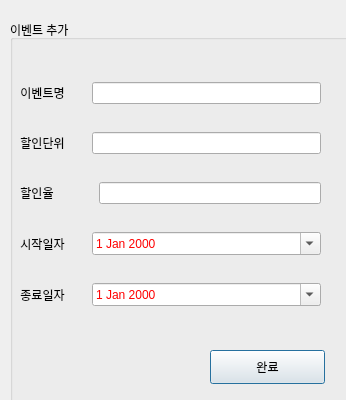
<?xml version="1.0" encoding="UTF-8"?>
<ui version="4.0">
 <class>Dialog</class>
 <widget class="QDialog" name="Dialog">
  <property name="geometry">
   <rect>
    <x>0</x>
    <y>0</y>
    <width>346</width>
    <height>400</height>
   </rect>
  </property>
  <property name="windowTitle">
   <string>Dialog</string>
  </property>
  <widget class="QGroupBox" name="groupBox_8">
   <property name="geometry">
    <rect>
     <x>10</x>
     <y>20</y>
     <width>550</width>
     <height>450</height>
    </rect>
   </property>
   <property name="palette">
    <palette>
     <active>
      <colorrole role="Text">
       <brush brushstyle="SolidPattern">
        <color alpha="255">
         <red>255</red>
         <green>0</green>
         <blue>0</blue>
        </color>
       </brush>
      </colorrole>
     </active>
     <inactive>
      <colorrole role="Text">
       <brush brushstyle="SolidPattern">
        <color alpha="255">
         <red>255</red>
         <green>0</green>
         <blue>0</blue>
        </color>
       </brush>
      </colorrole>
     </inactive>
     <disabled>
      <colorrole role="Text">
       <brush brushstyle="SolidPattern">
        <color alpha="255">
         <red>120</red>
         <green>120</green>
         <blue>120</blue>
        </color>
       </brush>
      </colorrole>
     </disabled>
    </palette>
   </property>
   <property name="title">
    <string>이벤트 추가</string>
   </property>
   <property name="flat">
    <bool>true</bool>
   </property>
   <widget class="QPushButton" name="pushButton_21">
    <property name="geometry">
     <rect>
      <x>200</x>
      <y>330</y>
      <width>115</width>
      <height>34</height>
     </rect>
    </property>
    <property name="text">
     <string>완료</string>
    </property>
   </widget>
   <widget class="QWidget" name="layoutWidget">
    <property name="geometry">
     <rect>
      <x>10</x>
      <y>40</y>
      <width>301</width>
      <height>271</height>
     </rect>
    </property>
    <layout class="QVBoxLayout" name="verticalLayout_13">
     <item>
      <layout class="QHBoxLayout" name="horizontalLayout_5">
       <property name="spacing">
        <number>27</number>
       </property>
       <property name="rightMargin">
        <number>0</number>
       </property>
       <item>
        <widget class="QLabel" name="label_16">
         <property name="enabled">
          <bool>true</bool>
         </property>
         <property name="text">
          <string>이벤트명</string>
         </property>
         <property name="scaledContents">
          <bool>false</bool>
         </property>
         <property name="alignment">
          <set>Qt::AlignCenter</set>
         </property>
        </widget>
       </item>
       <item>
        <widget class="QLineEdit" name="lineEdit_6">
         <property name="enabled">
          <bool>true</bool>
         </property>
         <property name="palette">
          <palette>
           <active>
            <colorrole role="Text">
             <brush brushstyle="SolidPattern">
              <color alpha="255">
               <red>0</red>
               <green>0</green>
               <blue>0</blue>
              </color>
             </brush>
            </colorrole>
           </active>
           <inactive>
            <colorrole role="Text">
             <brush brushstyle="SolidPattern">
              <color alpha="255">
               <red>0</red>
               <green>0</green>
               <blue>0</blue>
              </color>
             </brush>
            </colorrole>
           </inactive>
           <disabled>
            <colorrole role="Text">
             <brush brushstyle="SolidPattern">
              <color alpha="255">
               <red>120</red>
               <green>120</green>
               <blue>120</blue>
              </color>
             </brush>
            </colorrole>
           </disabled>
          </palette>
         </property>
         <property name="autoFillBackground">
          <bool>false</bool>
         </property>
         <property name="text">
          <string/>
         </property>
         <property name="alignment">
          <set>Qt::AlignCenter</set>
         </property>
         <property name="readOnly">
          <bool>false</bool>
         </property>
        </widget>
       </item>
      </layout>
     </item>
     <item>
      <layout class="QHBoxLayout" name="horizontalLayout_6">
       <property name="spacing">
        <number>27</number>
       </property>
       <item>
        <widget class="QLabel" name="label_17">
         <property name="enabled">
          <bool>true</bool>
         </property>
         <property name="text">
          <string>할인단위</string>
         </property>
         <property name="alignment">
          <set>Qt::AlignCenter</set>
         </property>
        </widget>
       </item>
       <item>
        <widget class="QLineEdit" name="lineEdit_7">
         <property name="enabled">
          <bool>true</bool>
         </property>
         <property name="autoFillBackground">
          <bool>false</bool>
         </property>
         <property name="text">
          <string/>
         </property>
         <property name="alignment">
          <set>Qt::AlignCenter</set>
         </property>
         <property name="readOnly">
          <bool>false</bool>
         </property>
        </widget>
       </item>
      </layout>
     </item>
     <item>
      <layout class="QHBoxLayout" name="horizontalLayout_7">
       <property name="spacing">
        <number>45</number>
       </property>
       <item>
        <widget class="QLabel" name="label_18">
         <property name="enabled">
          <bool>true</bool>
         </property>
         <property name="text">
          <string>할인율</string>
         </property>
         <property name="alignment">
          <set>Qt::AlignCenter</set>
         </property>
        </widget>
       </item>
       <item>
        <widget class="QLineEdit" name="lineEdit_8">
         <property name="enabled">
          <bool>true</bool>
         </property>
         <property name="autoFillBackground">
          <bool>false</bool>
         </property>
         <property name="text">
          <string/>
         </property>
         <property name="alignment">
          <set>Qt::AlignCenter</set>
         </property>
         <property name="readOnly">
          <bool>false</bool>
         </property>
        </widget>
       </item>
      </layout>
     </item>
     <item>
      <layout class="QHBoxLayout" name="horizontalLayout_8">
       <property name="spacing">
        <number>27</number>
       </property>
       <item>
        <widget class="QLabel" name="label_19">
         <property name="enabled">
          <bool>true</bool>
         </property>
         <property name="sizePolicy">
          <sizepolicy hsizetype="Minimum" vsizetype="Preferred">
           <horstretch>0</horstretch>
           <verstretch>0</verstretch>
          </sizepolicy>
         </property>
         <property name="text">
          <string>시작일자</string>
         </property>
         <property name="alignment">
          <set>Qt::AlignCenter</set>
         </property>
        </widget>
       </item>
       <item>
        <widget class="QDateEdit" name="dateEdit">
         <property name="sizePolicy">
          <sizepolicy hsizetype="MinimumExpanding" vsizetype="Fixed">
           <horstretch>0</horstretch>
           <verstretch>0</verstretch>
          </sizepolicy>
         </property>
         <property name="calendarPopup">
          <bool>true</bool>
         </property>
        </widget>
       </item>
      </layout>
     </item>
     <item>
      <layout class="QHBoxLayout" name="horizontalLayout_9">
       <property name="spacing">
        <number>27</number>
       </property>
       <item>
        <widget class="QLabel" name="label_20">
         <property name="enabled">
          <bool>true</bool>
         </property>
         <property name="sizePolicy">
          <sizepolicy hsizetype="Minimum" vsizetype="Preferred">
           <horstretch>0</horstretch>
           <verstretch>0</verstretch>
          </sizepolicy>
         </property>
         <property name="text">
          <string>종료일자</string>
         </property>
         <property name="alignment">
          <set>Qt::AlignCenter</set>
         </property>
        </widget>
       </item>
       <item>
        <widget class="QDateEdit" name="dateEdit_2">
         <property name="sizePolicy">
          <sizepolicy hsizetype="MinimumExpanding" vsizetype="Fixed">
           <horstretch>0</horstretch>
           <verstretch>0</verstretch>
          </sizepolicy>
         </property>
         <property name="calendarPopup">
          <bool>true</bool>
         </property>
        </widget>
       </item>
      </layout>
     </item>
    </layout>
   </widget>
  </widget>
 </widget>
 <resources/>
 <connections/>
</ui>
